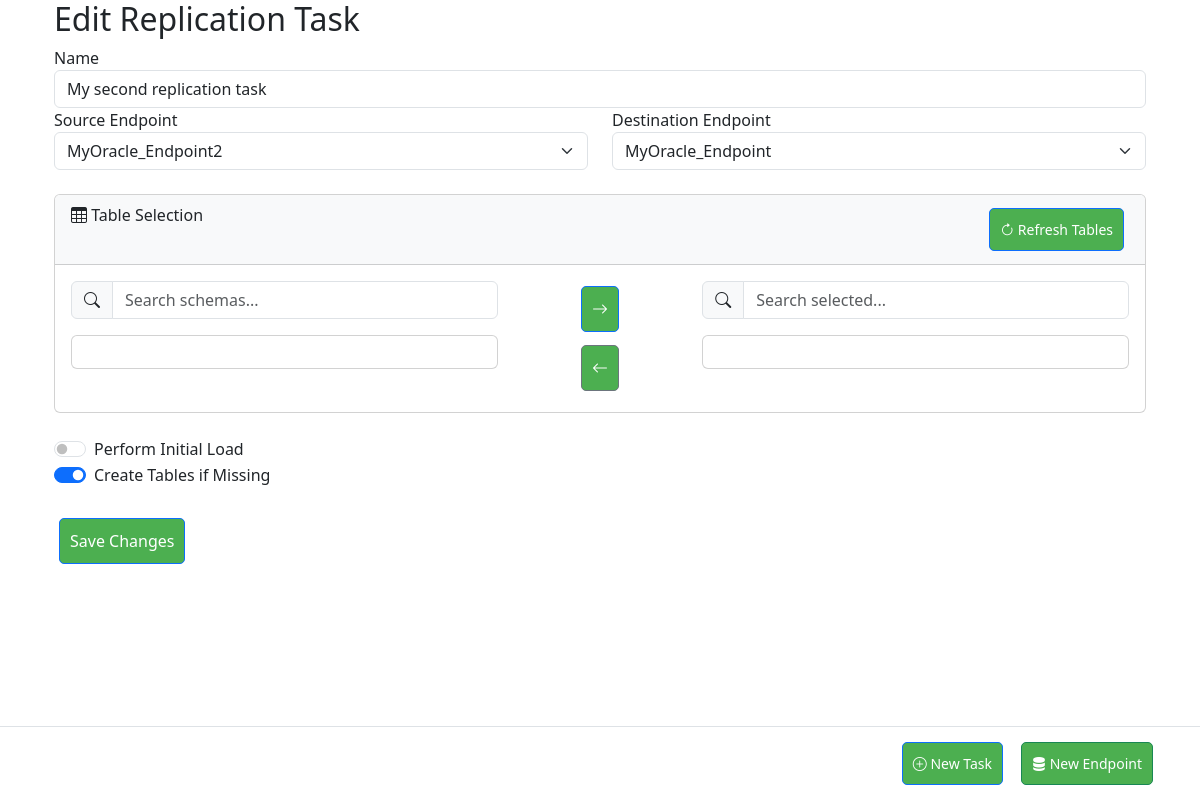
Before: /task/edit/2 with the older database file.
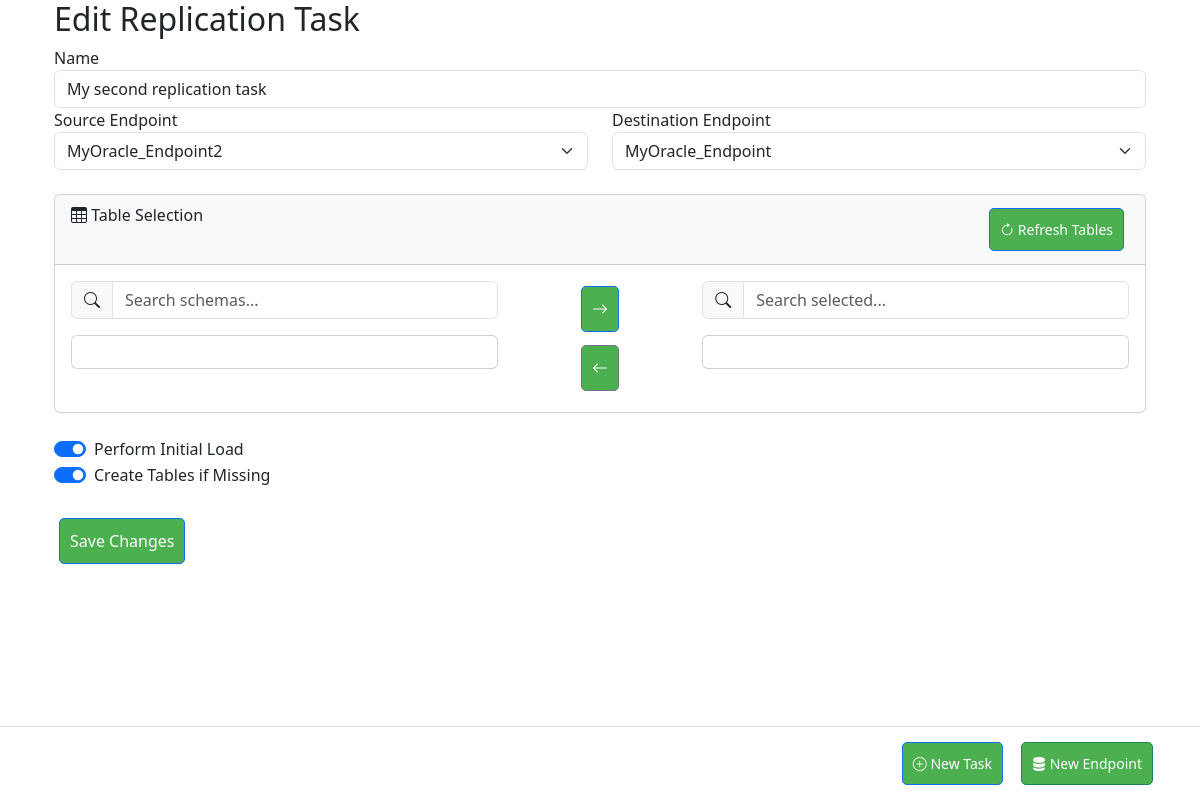
After: the same page with the newer database file.
### app/models/task.py (models this page shows, shortened)
class ReplicationTask(db.Model):
    __tablename__ = 'replication_task'
    id = db.Column(db.Integer, primary_key=True)
    name = db.Column(db.String(120), unique=True, nullable=False)
    metrics = db.Column(db.JSON)  # Stores latency, counts, etc.
    source_id = db.Column(db.Integer, db.ForeignKey('endpoint.id'), nullable=False)
    destination_id = db.Column(db.Integer, db.ForeignKey('endpoint.id'), nullable=False)
    tables = db.Column(db.JSON)
    cdc_type = db.Column(db.String(20))
    cdc_config = db.Column(db.JSON)
    status = db.Column(db.String(20), default='stopped')
    options = db.Column(db.JSON)
    last_position = db.Column(db.JSON)
    created_at = db.Column(db.DateTime, default=db.func.now())
    tables = db.Column(db.JSON)  # Store selected tables
    initial_load = db.Column(db.Boolean, default=False)
    create_tables = db.Column(db.Boolean, default=True)
    replication_mode = db.Column(db.String(20), default='full')  # full/partial
    source = db.relationship('Endpoint', foreign_keys=[source_id], backref='source_tasks')
    destination = db.relationship('Endpoint', foreign_keys=[destination_id], backref='destination_tasks')

### app/web/routes.py (the view, shortened to what this page needs)
@bp.route('/task/edit/<int:task_id>', methods=['GET', 'POST'])
def edit_task(task_id):
    task = ReplicationTask.query.get_or_404(task_id)
    form = TaskForm()
    form.source.choices = [(str(e.id), e.name) for e in Endpoint.query.all()]
    form.destination.choices = [(str(e.id), e.name) for e in Endpoint.query.all()]
    if request.method == 'GET':
        form.name.data = task.name
        form.source.data = str(task.source_id)
        form.destination.data = str(task.destination_id)
        form.initial_load.data = task.initial_load
        form.create_tables.data = task.create_tables
        if hasattr(form, 'replication_mode'):
            form.replication_mode.data = task.replication_mode
    return render_template('edit_task.html', form=form, task=task)

### app/forms.py
class TaskForm(FlaskForm):
    name = StringField('Name', validators=[
        DataRequired(),
        Length(min=3, max=50)
    ])
    source = SelectField('Source Endpoint', choices=[], validators=[DataRequired()])
    destination = SelectField('Destination Endpoint', choices=[], validators=[DataRequired()])
    initial_load = BooleanField('Perform Initial Load', default=True)
    create_tables = BooleanField('Create Tables if Missing', default=True)
    submit = SubmitField('Save Task')

### app/web/templates/edit_task.html (shortened to what this page needs)
{% extends "base.html" %}
{% block content %}
<div class="container">
    <h2>{{ 'Edit' if task else 'Create' }} Replication Task</h2>
<form method="POST" id="task-form">
    <div class="form-group">
        {{ form.name.label }}
        {{ form.name(class="form-control") }}
    </div>
    <div class="row mb-4">
        <div class="col-md-6">
            {{ form.source.label }}
            {{ form.source(class="form-select") }}
        </div>
        <div class="col-md-6">
            {{ form.destination.label }}
            {{ form.destination(class="form-select") }}
        </div>
    </div>
    <div class="card mb-4">
<div class="card-header">
    <i class="bi bi-table"></i> Table Selection
    <div class="float-end">
        <button type="button" class="btn btn-sm btn-outline-primary"
                onclick="loadSourceTables()">
            <i class="bi bi-arrow-clockwise"></i> Refresh Tables
        </button>
    </div>
</div>
<div class="card-body">
    <div class="row">
        <div class="col-md-5">
            <div class="input-group mb-3">
                <span class="input-group-text"><i class="bi bi-search"></i></span>
                <input type="text" id="schema-search" class="form-control"
                       placeholder="Search schemas..." onkeyup="filterSchemas()">
            </div>
            <div class="card" style="max-height: 500px; overflow-y: auto;">
                <div class="card-body" id="schema-list">
                </div>
            </div>
        </div>
        <div class="col-md-2 d-flex flex-column justify-content-center align-items-center">
            <button type="button" class="btn btn-primary mb-2"
                    onclick="addSelectedTables()">
                <i class="bi bi-arrow-right"></i>
            </button>
            <button type="button" class="btn btn-secondary"
                    onclick="removeSelectedTables()">
                <i class="bi bi-arrow-left"></i>
            </button>
        </div>
        <div class="col-md-5">
            <div class="input-group mb-3">
                <span class="input-group-text"><i class="bi bi-search"></i></span>
                <input type="text" id="selected-search" class="form-control"
                       placeholder="Search selected..." onkeyup="filterSelected()">
            </div>
            <div class="card" style="max-height: 500px; overflow-y: auto;">
                <div class="card-body" id="selected-list">
                </div>
            </div>
        </div>
    </div>
</div>
    </div>
    <div class="row mb-4">
        <div class="col-md-6">
            <div class="form-check form-switch">
                {{ form.initial_load(class="form-check-input") }}
                {{ form.initial_load.label(class="form-check-label") }}
            </div>
            <div class="form-check form-switch">
                {{ form.create_tables(class="form-check-input") }}
                {{ form.create_tables.label(class="form-check-label") }}
            </div>
        </div>
    </div>
    <button type="submit" class="btn btn-primary">Save Changes</button>
</form>
</div>
{% endblock %}

### app/web/templates/base.html (shortened to what this page needs)
<!DOCTYPE html>
<html>
<head>
    <link href="https://cdn.jsdelivr.net/npm/bootstrap@5.3.0/dist/css/bootstrap.min.css" rel="stylesheet">
    <link rel="stylesheet" href="https://cdn.jsdelivr.net/npm/bootstrap-icons@1.11.3/font/bootstrap-icons.min.css">
    <link rel="stylesheet" href="{{ url_for('static', filename='css/dashboard.css') }}">
</head>
<body>
    <main class="container">
        {% block content %}{% endblock %}
    </main>
    <footer class="fixed-footer">
        <div class="container">
            <div class="d-flex justify-content-end gap-2">
                <a href="{{ url_for('web.create_task') }}" class="btn btn-primary btn-sm">
                    <i class="bi bi-plus-circle"></i> New Task
                </a>
                <a href="{{ url_for('web.create_endpoint') }}" class="btn btn-success btn-sm">
                    <i class="bi bi-server"></i> New Endpoint
                </a>
            </div>
        </div>
    </footer>
</body>
</html>

### app/static/css/dashboard.css (style rules this page uses)
.btn { background: #4CAF50; color: white; padding: 10px; border-radius: 5px; text-decoration: none; margin: 5px; }

### app/web/templates/base.html (style rules this page uses)
body { padding-bottom: 70px; }
.fixed-footer { position: fixed; bottom: 0; left: 0; right: 0; background: white; border-top: 1px solid #dee2e6; padding: 10px 0; z-index: 1000; }

### app/web/templates/edit_task.html (style rules this page uses)
.card-header { background-color: #f8f9fa; transition: background-color 0.2s; }
.form-check-input:checked { background-color: #0d6efd; border-color: #0d6efd; }

Changed rows visible on the page:
changed ReplicationTask "My second replication task": initial_load "☐" → "☑"
